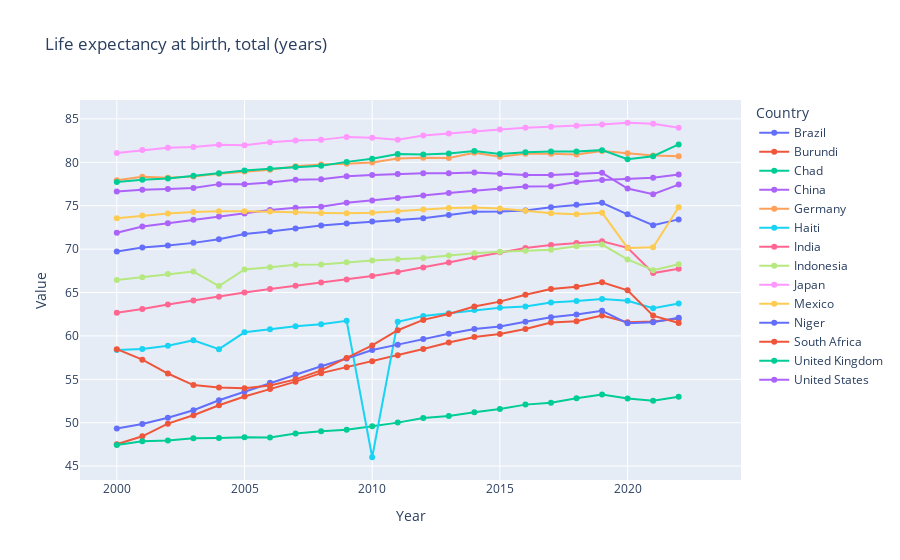

The notebook cell saved with this chart:
### Markdown cell above
## Life Expectancy at Birth:  
Hypothesis - Developed countries generally have better healthcare facilities such as hospitals, doctors, and medical infrastructure compared to underdeveloped and developing countries, which often struggle with poor health systems. Over time, life expectancy should increase with improvements in healthcare to align with SDG 3: Good Health and Well Being.  
Observation - The top countries in life expectancy are Japan, UK, and Germany; all are developed. Over time, there is a slight increase in life expectancy for all countries, except Haiti which saw a sharp decline in 2010 due to the devastating earthquake.

### Code cell
plot_data(indicators_filtered[2])

### Figure 1 — Plotly figure (JSON) as saved in the notebook; plotly's stock layout.template omitted (floating-point values rounded to 4 significant figures)
{"data": [{"hovertemplate": "Country Name=Brazil<br>Year=%{x}<br>Value=%{y}<extra></extra>", "legendgroup": "Brazil", "line": {"color": "#636efa", "dash": "solid"}, "marker": {"symbol": "circle"}, "mode": "lines+markers", "name": "Brazil", "orientation": "v", "showlegend": true, "type": "scatter", "x": [2000, 2001, 2002, 2003, 2004, 2005, 2006, 2007, 2008, 2009, 2010, 2011, 2012, 2013, 2014, 2015, 2016, 2017, 2018, 2019, 2020, 2021, 2022, 2023], "xaxis": "x", "y": [69.74, 70.19, 70.41, 70.72, 71.13, 71.75, 72.04, 72.36, 72.72, 72.95, 73.18, 73.34, 73.55, 73.92, 74.31, 74.33, 74.44, 74.83, 75.11, 75.34, 74.01, 72.75, 73.42, NaN], "yaxis": "y"}, {"hovertemplate": "Country Name=Burundi<br>Year=%{x}<br>Value=%{y}<extra></extra>", "legendgroup": "Burundi", "line": {"color": "#EF553B", "dash": "solid"}, "marker": {"symbol": "circle"}, "mode": "lines+markers", "name": "Burundi", "orientation": "v", "showlegend": true, "type": "scatter", "x": [2000, 2001, 2002, 2003, 2004, 2005, 2006, 2007, 2008, 2009, 2010, 2011, 2012, 2013, 2014, 2015, 2016, 2017, 2018, 2019, 2020, 2021, 2022, 2023], "xaxis": "x", "y": [47.51, 48.43, 49.89, 50.86, 52.01, 53.02, 53.87, 54.73, 55.71, 56.39, 57.08, 57.77, 58.49, 59.23, 59.87, 60.22, 60.79, 61.55, 61.69, 62.35, 61.57, 61.66, 61.98, NaN], "yaxis": "y"}, {"hovertemplate": "Country Name=Chad<br>Year=%{x}<br>Value=%{y}<extra></extra>", "legendgroup": "Chad", "line": {"color": "#00cc96", "dash": "solid"}, "marker": {"symbol": "circle"}, "mode": "lines+markers", "name": "Chad", "orientation": "v", "showlegend": true, "type": "scatter", "x": [2000, 2001, 2002, 2003, 2004, 2005, 2006, 2007, 2008, 2009, 2010, 2011, 2012, 2013, 2014, 2015, 2016, 2017, 2018, 2019, 2020, 2021, 2022, 2023], "xaxis": "x", "y": [47.44, 47.85, 47.95, 48.21, 48.23, 48.31, 48.29, 48.75, 49.02, 49.2, 49.58, 50.01, 50.54, 50.78, 51.2, 51.59, 52.08, 52.31, 52.83, 53.26, 52.78, 52.52, 53.0, NaN], "yaxis": "y"}, {"hovertemplate": "Country Name=China<br>Year=%{x}<br>Value=%{y}<extra></extra>", "legendgroup": "China", "line": {"color": "#ab63fa", "dash": "solid"}, "marker": {"symbol": "circle"}, "mode": "lines+markers", "name": "China", "orientation": "v", "showlegend": true, "type": "scatter", "x": [2000, 2001, 2002, 2003, 2004, 2005, 2006, 2007, 2008, 2009, 2010, 2011, 2012, 2013, 2014, 2015, 2016, 2017, 2018, 2019, 2020, 2021, 2022, 2023], "xaxis": "x", "y": [71.88, 72.61, 72.98, 73.37, 73.75, 74.11, 74.5, 74.76, 74.87, 75.34, 75.6, 75.9, 76.19, 76.45, 76.72, 76.98, 77.22, 77.25, 77.74, 77.97, 78.08, 78.21, 78.59, NaN], "yaxis": "y"}, {"hovertemplate": "Country Name=Germany<br>Year=%{x}<br>Value=%{y}<extra></extra>", "legendgroup": "Germany", "line": {"color": "#FFA15A", "dash": "solid"}, "marker": {"symbol": "circle"}, "mode": "lines+markers", "name": "Germany", "orientation": "v", "showlegend": true, "type": "scatter", "x": [2000, 2001, 2002, 2003, 2004, 2005, 2006, 2007, 2008, 2009, 2010, 2011, 2012, 2013, 2014, 2015, 2016, 2017, 2018, 2019, 2020, 2021, 2022, 2023], "xaxis": "x", "y": [77.93, 78.33, 78.23, 78.38, 78.68, 78.93, 79.13, 79.53, 79.74, 79.84, 79.99, 80.44, 80.54, 80.49, 81.09, 80.64, 80.99, 80.99, 80.89, 81.29, 81.04, 80.79, 80.71, NaN], "yaxis": "y"}, {"hovertemplate": "Country Name=Haiti<br>Year=%{x}<br>Value=%{y}<extra></extra>", "legendgroup": "Haiti", "line": {"color": "#19d3f3", "dash": "solid"}, "marker": {"symbol": "circle"}, "mode": "lines+markers", "name": "Haiti", "orientation": "v", "showlegend": true, "type": "scatter", "x": [2000, 2001, 2002, 2003, 2004, 2005, 2006, 2007, 2008, 2009, 2010, 2011, 2012, 2013, 2014, 2015, 2016, 2017, 2018, 2019, 2020, 2021, 2022, 2023], "xaxis": "x", "y": [58.37, 58.49, 58.85, 59.51, 58.48, 60.41, 60.76, 61.1, 61.33, 61.74, 46.02, 61.62, 62.29, 62.6, 62.99, 63.24, 63.39, 63.85, 64.02, 64.25, 64.05, 63.19, 63.73, NaN], "yaxis": "y"}, {"hovertemplate": "Country Name=India<br>Year=%{x}<br>Value=%{y}<extra></extra>", "legendgroup": "India", "line": {"color": "#FF6692", "dash": "solid"}, "marker": {"symbol": "circle"}, "mode": "lines+markers", "name": "India", "orientation": "v", "showlegend": true, "type": "scatter", "x": [2000, 2001, 2002, 2003, 2004, 2005, 2006, 2007, 2008, 2009, 2010, 2011, 2012, 2013, 2014, 2015, 2016, 2017, 2018, 2019, 2020, 2021, 2022, 2023], "xaxis": "x", "y": [62.67, 63.09, 63.62, 64.09, 64.52, 65.0, 65.41, 65.79, 66.15, 66.51, 66.91, 67.36, 67.89, 68.46, 69.07, 69.64, 70.12, 70.47, 70.71, 70.91, 70.15, 67.24, 67.74, NaN], "yaxis": "y"}, {"hovertemplate": "Country Name=Indonesia<br>Year=%{x}<br>Value=%{y}<extra></extra>", "legendgroup": "Indonesia", "line": {"color": "#B6E880", "dash": "solid"}, "marker": {"symbol": "circle"}, "mode": "lines+markers", "name": "Indonesia", "orientation": "v", "showlegend": true, "type": "scatter", "x": [2000, 2001, 2002, 2003, 2004, 2005, 2006, 2007, 2008, 2009, 2010, 2011, 2012, 2013, 2014, 2015, 2016, 2017, 2018, 2019, 2020, 2021, 2022, 2023], "xaxis": "x", "y": [66.43, 66.76, 67.13, 67.41, 65.75, 67.65, 67.91, 68.19, 68.23, 68.49, 68.68, 68.82, 68.97, 69.26, 69.53, 69.7, 69.8, 69.94, 70.34, 70.52, 68.81, 67.57, 68.25, NaN], "yaxis": "y"}, {"hovertemplate": "Country Name=Japan<br>Year=%{x}<br>Value=%{y}<extra></extra>", "legendgroup": "Japan", "line": {"color": "#FF97FF", "dash": "solid"}, "marker": {"symbol": "circle"}, "mode": "lines+markers", "name": "Japan", "orientation": "v", "showlegend": true, "type": "scatter", "x": [2000, 2001, 2002, 2003, 2004, 2005, 2006, 2007, 2008, 2009, 2010, 2011, 2012, 2013, 2014, 2015, 2016, 2017, 2018, 2019, 2020, 2021, 2022, 2023], "xaxis": "x", "y": [81.08, 81.42, 81.69, 81.76, 82.03, 81.96, 82.32, 82.51, 82.59, 82.93, 82.84, 82.59, 83.1, 83.33, 83.59, 83.79, 83.98, 84.1, 84.21, 84.36, 84.56, 84.45, 84.0, NaN], "yaxis": "y"}, {"hovertemplate": "Country Name=Mexico<br>Year=%{x}<br>Value=%{y}<extra></extra>", "legendgroup": "Mexico", "line": {"color": "#FECB52", "dash": "solid"}, "marker": {"symbol": "circle"}, "mode": "lines+markers", "name": "Mexico", "orientation": "v", "showlegend": true, "type": "scatter", "x": [2000, 2001, 2002, 2003, 2004, 2005, 2006, 2007, 2008, 2009, 2010, 2011, 2012, 2013, 2014, 2015, 2016, 2017, 2018, 2019, 2020, 2021, 2022, 2023], "xaxis": "x", "y": [73.57, 73.87, 74.11, 74.27, 74.37, 74.38, 74.33, 74.24, 74.15, 74.12, 74.19, 74.36, 74.57, 74.74, 74.8, 74.68, 74.41, 74.14, 74.02, 74.2, 70.13, 70.21, 74.83, NaN], "yaxis": "y"}, {"hovertemplate": "Country Name=Niger<br>Year=%{x}<br>Value=%{y}<extra></extra>", "legendgroup": "Niger", "line": {"color": "#636efa", "dash": "solid"}, "marker": {"symbol": "circle"}, "mode": "lines+markers", "name": "Niger", "orientation": "v", "showlegend": true, "type": "scatter", "x": [2000, 2001, 2002, 2003, 2004, 2005, 2006, 2007, 2008, 2009, 2010, 2011, 2012, 2013, 2014, 2015, 2016, 2017, 2018, 2019, 2020, 2021, 2022, 2023], "xaxis": "x", "y": [49.32, 49.84, 50.56, 51.43, 52.59, 53.59, 54.6, 55.55, 56.51, 57.4, 58.37, 58.99, 59.65, 60.24, 60.79, 61.08, 61.63, 62.16, 62.45, 62.9, 61.45, 61.58, 62.08, NaN], "yaxis": "y"}, {"hovertemplate": "Country Name=South Africa<br>Year=%{x}<br>Value=%{y}<extra></extra>", "legendgroup": "South Africa", "line": {"color": "#EF553B", "dash": "solid"}, "marker": {"symbol": "circle"}, "mode": "lines+markers", "name": "South Africa", "orientation": "v", "showlegend": true, "type": "scatter", "x": [2000, 2001, 2002, 2003, 2004, 2005, 2006, 2007, 2008, 2009, 2010, 2011, 2012, 2013, 2014, 2015, 2016, 2017, 2018, 2019, 2020, 2021, 2022, 2023], "xaxis": "x", "y": [58.47, 57.26, 55.67, 54.33, 54.04, 53.98, 54.28, 54.99, 56.02, 57.45, 58.9, 60.65, 61.85, 62.53, 63.38, 63.95, 64.75, 65.4, 65.67, 66.17, 65.25, 62.34, 61.48, NaN], "yaxis": "y"}, {"hovertemplate": "Country Name=United Kingdom<br>Year=%{x}<br>Value=%{y}<extra></extra>", "legendgroup": "United Kingdom", "line": {"color": "#00cc96", "dash": "solid"}, "marker": {"symbol": "circle"}, "mode": "lines+markers", "name": "United Kingdom", "orientation": "v", "showlegend": true, "type": "scatter", "x": [2000, 2001, 2002, 2003, 2004, 2005, 2006, 2007, 2008, 2009, 2010, 2011, 2012, 2013, 2014, 2015, 2016, 2017, 2018, 2019, 2020, 2021, 2022, 2023], "xaxis": "x", "y": [77.74, 77.99, 78.14, 78.45, 78.75, 79.05, 79.25, 79.45, 79.6, 80.05, 80.4, 80.95, 80.9, 81.0, 81.3, 80.96, 81.16, 81.26, 81.26, 81.4, 80.35, 80.7, 82.06, NaN], "yaxis": "y"}, {"hovertemplate": "Country Name=United States<br>Year=%{x}<br>Value=%{y}<extra></extra>", "legendgroup": "United States", "line": {"color": "#ab63fa", "dash": "solid"}, "marker": {"symbol": "circle"}, "mode": "lines+markers", "name": "United States", "orientation": "v", "showlegend": true, "type": "scatter", "x": [2000, 2001, 2002, 2003, 2004, 2005, 2006, 2007, 2008, 2009, 2010, 2011, 2012, 2013, 2014, 2015, 2016, 2017, 2018, 2019, 2020, 2021, 2022, 2023], "xaxis": "x", "y": [76.64, 76.84, 76.94, 77.04, 77.49, 77.49, 77.69, 77.99, 78.04, 78.39, 78.54, 78.64, 78.74, 78.74, 78.84, 78.69, 78.54, 78.54, 78.64, 78.79, 76.98, 76.33, 77.43, NaN], "yaxis": "y"}], "layout": {"legend": {"title": {"text": "Country"}, "tracegroupgap": 0}, "title": {"text": "Life expectancy at birth, total (years)"}, "xaxis": {"anchor": "y", "domain": [0, 1], "title": {"text": "Year"}}, "yaxis": {"anchor": "x", "domain": [0, 1], "title": {"text": "Value"}}}}
